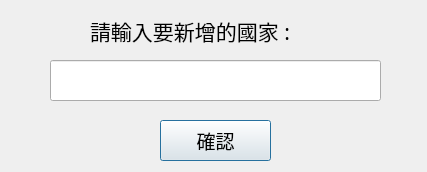
<?xml version="1.0" encoding="UTF-8"?>
<ui version="4.0">
 <class>Dialog_country</class>
 <widget class="QDialog" name="Dialog_country">
  <property name="geometry">
   <rect>
    <x>0</x>
    <y>0</y>
    <width>427</width>
    <height>172</height>
   </rect>
  </property>
  <property name="font">
   <font>
    <family>微軟正黑體</family>
    <pointsize>16</pointsize>
   </font>
  </property>
  <property name="windowTitle">
   <string>新增國家選項</string>
  </property>
  <widget class="QLabel" name="label_new_country">
   <property name="geometry">
    <rect>
     <x>90</x>
     <y>10</y>
     <width>261</width>
     <height>41</height>
    </rect>
   </property>
   <property name="text">
    <string>請輸入要新增的國家 :</string>
   </property>
  </widget>
  <widget class="QPushButton" name="button_new_country">
   <property name="geometry">
    <rect>
     <x>160</x>
     <y>120</y>
     <width>111</width>
     <height>41</height>
    </rect>
   </property>
   <property name="font">
    <font>
     <family>微軟正黑體</family>
     <pointsize>14</pointsize>
    </font>
   </property>
   <property name="text">
    <string>確認</string>
   </property>
  </widget>
  <widget class="QLineEdit" name="input_new_country">
   <property name="geometry">
    <rect>
     <x>50</x>
     <y>60</y>
     <width>331</width>
     <height>41</height>
    </rect>
   </property>
  </widget>
 </widget>
 <resources/>
 <connections/>
</ui>
